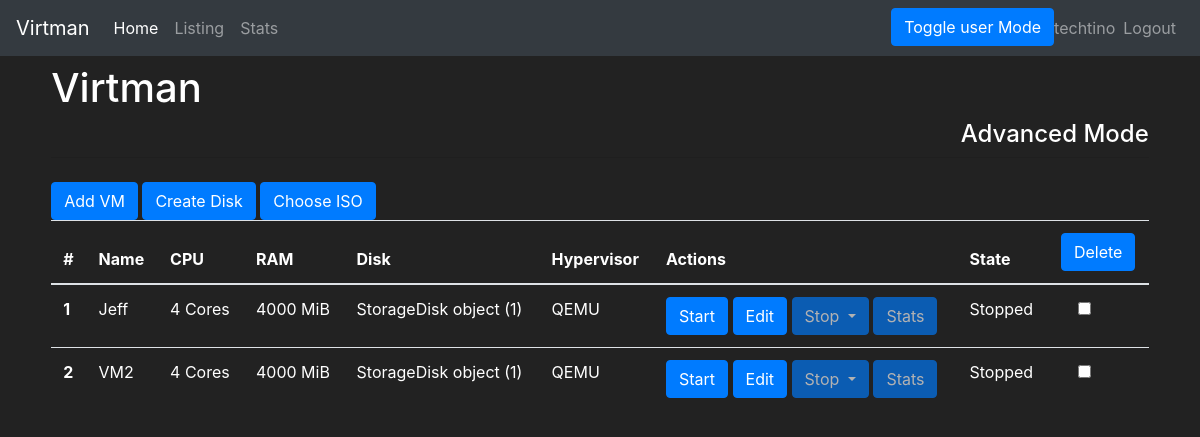
Page /manager/listing (signed in) on the earlier database version.
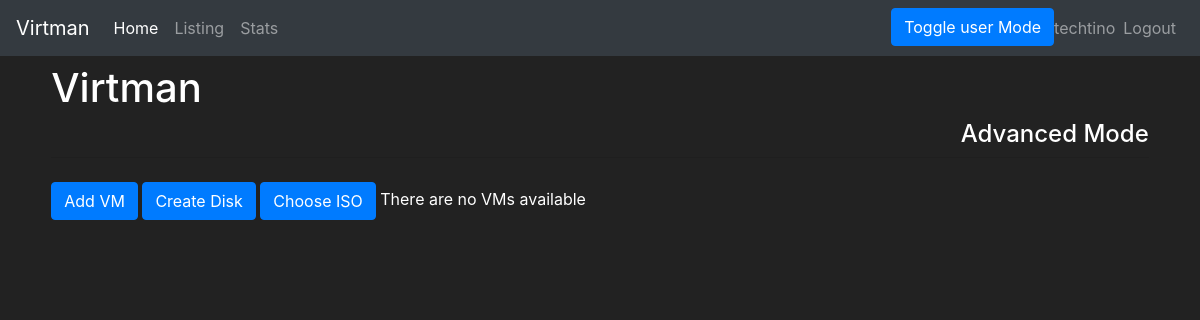
Same page on the later database version.
### manager/models.py (models this page shows, shortened)
class VM(models.Model):
    name = models.CharField(max_length=30)
    cpus = models.IntegerField()
    ram = models.IntegerField()
    HYPERVISOR_CHOICES = (
        ('QEMU', 'QEMU'),
        ('Virtualbox', 'Virtualbox'),
        ('VMWare', 'VMWare'),)
    hypervisor = models.CharField(max_length=30,choices=HYPERVISOR_CHOICES)
    OS = (
        ('Linux', 'Linux'),
        ('Windows', 'Windows'),
        ('Mac', 'Mac'),)
    os = models.CharField(max_length=30,choices=OS)
    state = models.CharField(max_length=3)
    storage_disk = models.ForeignKey(StorageDisk, on_delete=models.CASCADE)

class StorageDisk(models.Model):
    name = models.CharField(max_length=30)
    path = models.CharField(max_length=30)
    TYPE_CHOICES = (
        ('qcow2', 'qcow2'),
        ('vhd', 'vhd'),
    )
    type = models.CharField(max_length=30,choices=TYPE_CHOICES)
    size = models.IntegerField()
    pass

### manager/views.py (the view)
# urls.py: path('listing', views.listing, name='listing'),
@login_required
def listing(request):
    VM_list = VM.objects.order_by('id')[:40]
    template = loader.get_template('listing.html')
    context = {
        'VM_list': VM_list,
    }
    if request.method == "POST":
        IDs = request.POST.getlist('VMs')
        for id in IDs:
            VM.objects.filter(id=id).delete()
    return HttpResponse(template.render(context, request))

### manager/templates/listing.html (shortened to what this page needs)
{% extends "base.html" %}
{% block content %}
<div class="dropdown show">
<a class="btn btn-primary" href="/manager/add">Add VM</a>
<a class="btn btn-primary" href="/manager/createDisk">Create Disk</a>
<a class="btn btn-primary" href="/manager/uploadISO">Choose ISO</a>
{% if VM_list %}
<table class="table">
  <thead>
    <tr>
      <th scope="col">#</th>
      <th scope="col">Name</th>
      <th scope="col">CPU</th>
      <th scope="col">RAM</th>
      <th scope"col">Disk</th>
      <th scope="col">Hypervisor</th>
      <th scope="col">Actions</th>
      <th scope="col">State</th>
      <th scope="col" style="text-align: center"><button type="submit" class="btn btn-primary" form="delete_form">Delete</button></th>
    </tr>
  </thead>
  <tbody>
    {% for vm in VM_list %}
        <tr>
        <th scope="row">{{ forloop.counter}}</th>
        <td>{{vm.name}}</td>
        <td>{{vm.cpus}} Cores</td>
        <td>{{vm.ram}} MiB</td>
        <td>{{vm.storage_disk}}</td>
        <td>{{vm.hypervisor}}</td>
        <td>
        {% if vm.state == 'ON' %}
        <button type="button" class="btn btn-primary" disabled>Start</button>
        <button type="button" class="btn btn-primary" disabled>Edit</button>
        <button class="btn btn-primary dropdown-toggle" type="button" id="dropdownMenuButton" data-toggle="dropdown" aria-haspopup="true" aria-expanded="false">
        Stop
        </button>
        <div class="dropdown-menu" aria-labelledby="dropdownMenuButton">
          <a class="dropdown-item" href="/manager/{{ vm.id }}/shutdownVM">Shutdown</a>
          <a class="dropdown-item" href="/manager/{{ vm.id }}/restartVM">Restart</a>
          <a class="dropdown-item" href="/manager/{{ vm.id }}/stopVM">Force Off</a>
        </div>
        <a class="btn btn-primary" href="/manager/{{ vm.id }}/viewStats">Stats</a>
        {% else %}
        <a class="btn btn-primary" href="/manager/{{ vm.id }}/startVM">Start</a>
        <a class="btn btn-primary" href="/manager/{{ vm.id }}/edit">Edit</a>
        <button type="button" class="btn btn-primary dropdown-toggle" disabled>Stop </button>
        <button type="button" class="btn btn-primary" disabled>Stats</button>
        {% endif %}
        {% if vm.state == "ON" %}
        <td>Running</td>
        <td style="text-align: center"><input class="form-check-input" type="checkbox" disabled></td>
        {% else %}
        <td>Stopped</td>
        <td style="text-align: center"><input class="form-check-input" form="delete_form" type="checkbox" value="{{ vm.id }}" id="{{ vm.id }}" name="VMs"></td>
        {% endif %}
        </td>
        </tr>
    {% endfor %}
  </tbody>
</table>
{% else %}
There are no VMs available
{% endif %}
{% endblock content %}

### manager/templates/base.html (shortened to what this page needs)
<!doctype html>
<html lang="en">
  <head>
    <link rel="stylesheet" href="https://stackpath.bootstrapcdn.com/bootstrap/4.1.3/css/bootstrap.min.css">
  </head>
  <body>
  <nav class="navbar navbar-expand-sm navbar-dark bg-dark">
  <a class="navbar-brand" href="#">Virtman</a>
  <ul class="navbar-nav mr-auto">
    <li class="nav-item active">
        <a class="nav-link" href="/manager/home">Home</a>
    </li>
    <li class="nav-item">
        <a class="nav-link" href="/manager/listing">Listing</a>
    </li>
    <li class="nav-item">
        <a class="nav-link" href="/manager/viewStats">Stats</a>
    </li>
  </ul>
  <ul class="nav navbar-nav navbar-right">
    <li class="nav-item">
        <a class="btn btn-primary" href="/manager/toggleAdvancedMode">Toggle user Mode</a>
    </li>
    {% if user.is_authenticated %}
    <li class="navbar-text">
      {{user.get_username}}
    </li>
    <li class="nav-item">
        <a class="nav-link" href="/accounts/logout">Logout</a>
    </li>
    {% else %}
        <a class="nav-link" href="/accounts/login">Login</a>
    {% endif %}
  </ul>
  </nav>
	<div id="content" name="content" class="main">
		<div class="row justify-content-center">
			<div class="col-11">
				<h1 class="mt-2">Virtman</h1>
        {% if user.profile.advanced_mode == False %}
        <h4 align="right" class="mt-2">Simple Mode</h4>
				{% else %}
        <h4 align="right" class="mt-2">Advanced Mode</h4>
        {% endif %}
        <hr class="mt-0 mb-4">
				{% block content %}
				{% endblock %}
			</div>
		</div>
	</div>
</body>
</html>

### manager/templates/base.html (style rules this page uses)
body { background-color: #222; color: white; }

Differences in the rows shown:
removed VM: name "Jeff", cpus "4", ram "4000", storage_disk "StorageDisk object (1)", hypervisor "QEMU"
removed VM: name "VM2", cpus "4", ram "4000", storage_disk "StorageDisk object (1)", hypervisor "QEMU"
Other differences:
text no longer shown: "# Name CPU RAM Disk Hypervisor Actions State Delete"
text now shown: "There are no VMs available"
